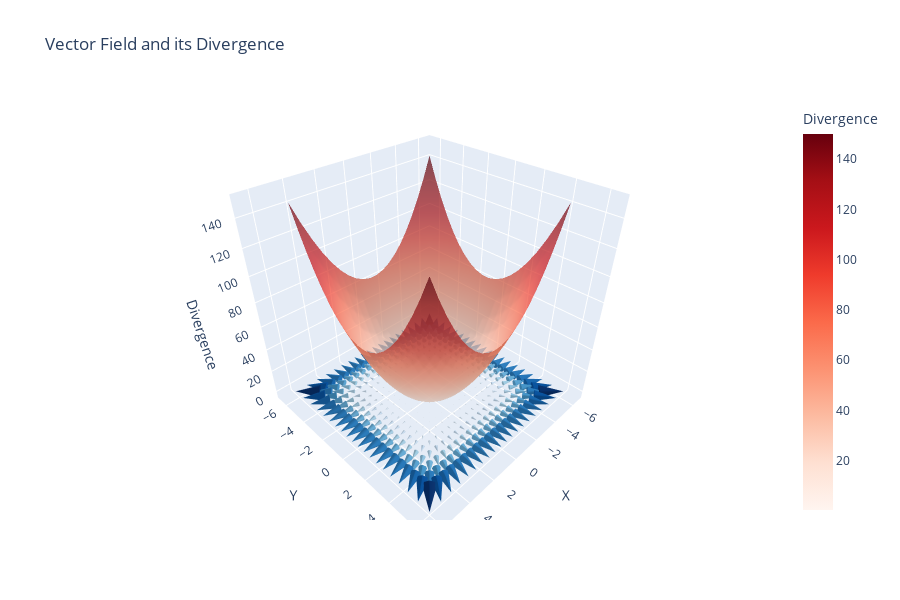

Write notebook code for a chart like this one.
### Code cell
# Create quiver plot for the vector field
fig = go.Figure()

fig.add_trace(go.Cone(
    x=X.flatten(),
    y=Y.flatten(),
    z=np.zeros_like(X).flatten(),
    u=P.flatten(),
    v=Q.flatten(),
    w=np.zeros_like(X).flatten(),
    colorscale='Blues',
    sizemode='absolute',
    sizeref=5e2,  # Adjusted for better visualization
    showscale=False,
    anchor='tail',
    name='Vector Field'
))

# Create contour plot for divergence
fig.add_trace(go.Surface(
    x=X,
    y=Y,
    z=div_F,
    colorscale='Reds',
    opacity=0.7,
    showscale=True,
    colorbar=dict(title='Divergence'),
    name='Divergence'
))

# Update layout
fig.update_layout(
    title='Vector Field and its Divergence',
    scene=dict(
        xaxis_title='X',
        yaxis_title='Y',
        zaxis_title='Divergence',
        camera=dict(
            eye=dict(x=1.2, y=1.2, z=1.2)
        )
    ),
    autosize=True,
    height=600
)

# Show plot
fig.show()

### Figure 1 — Plotly figure (JSON) as saved in the notebook; plotly's stock layout.template omitted (floating-point values rounded to 4 significant figures; data arrays with more than 128 entries replaced by an {"elided": "..."} marker saying what was removed)
{"data": [{"anchor": "tail", "colorscale": [[0, "rgb(247,251,255)"], [0.125, "rgb(222,235,247)"], [0.25, "rgb(198,219,239)"], [0.375, "rgb(158,202,225)"], [0.5, "rgb(107,174,214)"], [0.625, "rgb(66,146,198)"], [0.75, "rgb(33,113,181)"], [0.875, "rgb(8,81,156)"], [1, "rgb(8,48,107)"]], "name": "Vector Field", "showscale": false, "sizemode": "absolute", "sizeref": 500, "type": "cone", "u": {"elided": "400 float values"}, "v": {"elided": "400 float values"}, "w": {"elided": "400 int values"}, "x": {"elided": "400 float values"}, "y": {"elided": "400 float values"}, "z": {"elided": "400 int values"}}, {"colorbar": {"title": {"text": "Divergence"}}, "colorscale": [[0, "rgb(255,245,240)"], [0.125, "rgb(254,224,210)"], [0.25, "rgb(252,187,161)"], [0.375, "rgb(252,146,114)"], [0.5, "rgb(251,106,74)"], [0.625, "rgb(239,59,44)"], [0.75, "rgb(203,24,29)"], [0.875, "rgb(165,15,21)"], [1, "rgb(103,0,13)"]], "name": "Divergence", "opacity": 0.7, "showscale": true, "type": "surface", "x": {"elided": "20x20 float values"}, "y": {"elided": "20x20 float values"}, "z": {"elided": "20x20 float values"}}], "layout": {"autosize": true, "height": 600, "scene": {"camera": {"eye": {"x": 1.2, "y": 1.2, "z": 1.2}}, "xaxis": {"title": {"text": "X"}}, "yaxis": {"title": {"text": "Y"}}, "zaxis": {"title": {"text": "Divergence"}}}, "title": {"text": "Vector Field and its Divergence"}}}
